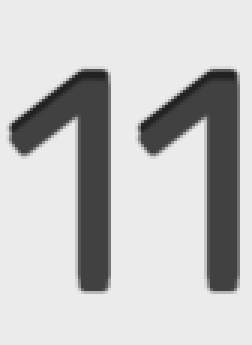
#> input picture bingo_cash/assets/11.png, 84 x 115 px (shown 3 times larger)
$ python -i image_utils.py   (imports and definitions only)
#> lines starting #> are read from the running program, lines starting #| are printed output that depends on the picture; after the words box and inside, x2 and y2 are one past the last pixel; in counts of white or black regions, pixels touching at a corner belong together
from concurrent.futures import ThreadPoolExecutor

import numpy as np
from PIL import Image, ImageOps
import pytesseract

GRID_SIZE = 5
X_START = 272
Y_START = 665
SIZE = 220


def crop_image(image, x, y, w, h, buffer=0):
    return image.crop((x + buffer, y + buffer, x + w - buffer, y + h - buffer))


def get_number(image):
    """Get number from image of a Bingo Ball"""
    return pytesseract.image_to_string(
        image,
        config=f'--psm 8 --oem 1 -c tessedit_char_whitelist=0123456789',
        lang='eng',
    ).strip()


# [4 lines left out: function to_5x5_matrix, not called in this run]


def auto_crop_number(image, threshold, left_padding=3, right_padding=4, top_padding=0, bottom_padding=0):
    # Convert the image to grayscale
    grayscale = image.convert("L")

    # Threshold the grayscale image
    thresholded = grayscale.point(lambda p: 255 if p < threshold else 0)
    bbox = thresholded.getbbox()

    # Crop the image
    if bbox:
        cropped = image.crop(bbox)
    else:
        return image

    # Create a new white image large enough to add padding on all sides
    new_width = cropped.width + left_padding + right_padding
    new_height = cropped.height + top_padding + bottom_padding
    new_image = Image.new("L", (new_width, new_height), "white")

    # Center the cropped image on the new white image
    paste_x = left_padding
    paste_y = top_padding
    new_image.paste(cropped, (paste_x, paste_y))

    # Return new image
    return new_image


def process_cell(image, i, j):
    if i == 2 and j == 2:
        return ('-', None, None, None, None)
    ROW = X_START + (i * SIZE)
    COL = Y_START + (j * SIZE)
    cropped = crop_image(image, ROW, COL, SIZE, SIZE, buffer=30)

    cropped = convert_to_bw(cropped, threshold=100)
    cropped = auto_crop_number(cropped,
                               threshold=40,
                               left_padding=25, right_padding=25, top_padding=25, bottom_padding=25)
    cropped = extend_image(
        cropped,
        left=8, top=8, right=8, bottom=8,
        fillcolor=0
    )

    return (
        get_number(cropped),
        int(ROW + (SIZE / 2)) / 2,
        int(COL + (SIZE / 2)) / 2,
        i,
        j
    )


def get_bingo_number_coords(image):
    number_pixel_coords = {}
    number_coords = {}
    with ThreadPoolExecutor() as executor:
        tasks = [(image, i, j) for i in range(GRID_SIZE) for j in range(GRID_SIZE)]
        results = list(executor.map(lambda args: process_cell(*args), tasks))
    for number, x, y, i, j in results:
        number_pixel_coords[number] = (x, y)
        number_coords[number] = (i, j)

    return number_pixel_coords, number_coords


# [4 lines left out: function images_match, not called in this run]


def is_game_over(image, game_over):
    image_game_over = crop_image(image, 540, 450, 625, 100, 0)
    return fuzz_image_compare_color(image_game_over, game_over)


def board_is_ready(image, game_start):
    image_game_start = crop_image(image, 200, 500, 1300, 100)
    return images_match(image_game_start, game_start, threshold=315000)


def extend_image(img, left=10, top=10, right=10, bottom=0, fillcolor=150):
    return ImageOps.expand(img, border=(left, top, right, bottom), fill=fillcolor)


def convert_to_bw(image, threshold=128):
    return image.point(lambda p: 255 if p > threshold else 0, mode='1')


# [49 lines left out: functions get_current_called_number, color_difference, fuzz_image_compare_color, average_color, not called in this run]

>>> from PIL import Image
>>> picture = Image.open('assets/11.png')
#> picture is the input picture: PIL image 84x115 L; min 33, max 236, mean 195.6
>>> result = get_bingo_number_coords(picture)
#> in get_bingo_number_coords, `tasks = [(image, i, j) for i in range(GRID_SIZE) for j in range(GRID_S..`: tasks = 25 items
#> in process_cell, `cropped = crop_image(image, ROW, COL, SIZE, SIZE, buffer=30)`: cropped: PIL image 160x160 L; every value is 0
#> in auto_crop_number, `thresholded = grayscale.point(lambda p: 255 if p < threshold else 0)`: thresholded: PIL image 160x160 L; every value is 255
#> in auto_crop_number, `bbox = thresholded.getbbox()`: bbox = (0, 0, 160, 160)
#> in auto_crop_number, `new_image = Image.new("L", (new_width, new_height), "white")`: new_image: PIL image 210x210 L; every value is 255
#> in auto_crop_number, `new_image.paste(cropped, (paste_x, paste_y))`:
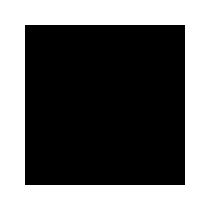
#> new_image: PIL image 210x210 L; 42% white; 1 white region, box (x1, y1, x2, y2) and area: (0, 0, 210, 210) 18500
#> in extend_image, `return ImageOps.expand(img, border=(left, top, right, bottom), fill=fi..`:
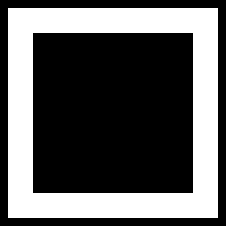
#> returned value: PIL image 226x226 L; 36.2% white; 1 white region, box (x1, y1, x2, y2) and area: (8, 8, 218, 218) 18500
#> (the run stopped early here; a loop or call above may not have finished)
